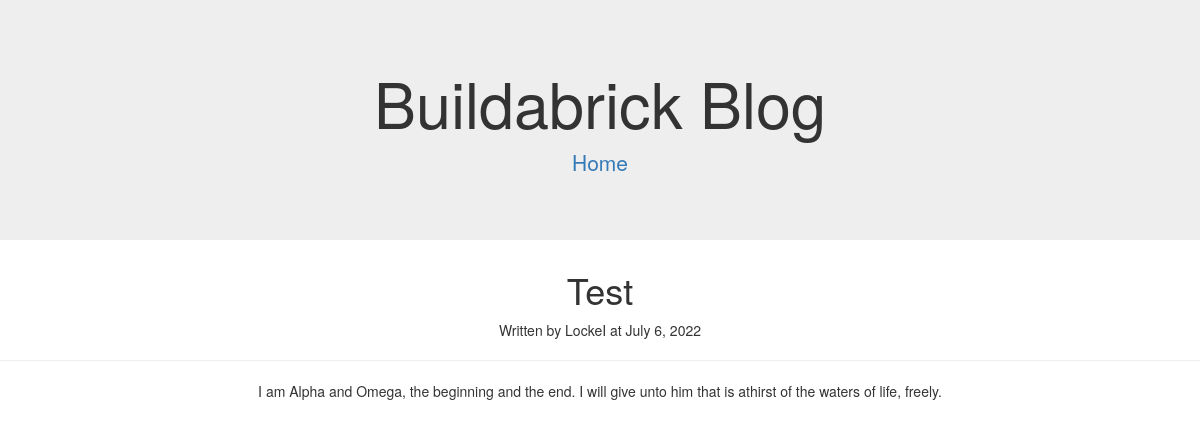
Page /blog/posts/1 on the committed database.
### blog/models.py (models this page shows, shortened)
class Post(models.Model):
    title = models.CharField(max_length=100)
    author = models.CharField(max_length=20)
    date = models.DateField(auto_now_add=True)
    text = models.TextField()

### blog/views.py (the view)
# urls.py: path('blog/posts/<int:post_id>', post, name='post')
def post(request, post_id):
    post = get_object_or_404(Post, pk=post_id)
    paragraphs = post.text.split('(endp)')
    context = {'post': post, 'paragraphs': paragraphs}
    return render(request, 'blog/post.html', context)

### blog/templates/blog/post.html (shortened to what this page needs)
{% extends 'baseblog.html' %}
{% block content %}
<h1>{{ post.title }}</h1>
<p>Written by {{ post.author }} at {{ post.date }}</p>
<hr>
{% for paragraph in paragraphs %}
<p>{{ paragraph }}</p>
{% endfor %}
{% endblock %}

### rows in the picture
Post: title "Test", author "LockeI", date "July 6, 2022", paragraphs "I am Alpha and Omega, the beginning and the end. I will give unto him that is athirst of the waters of life, freely."
